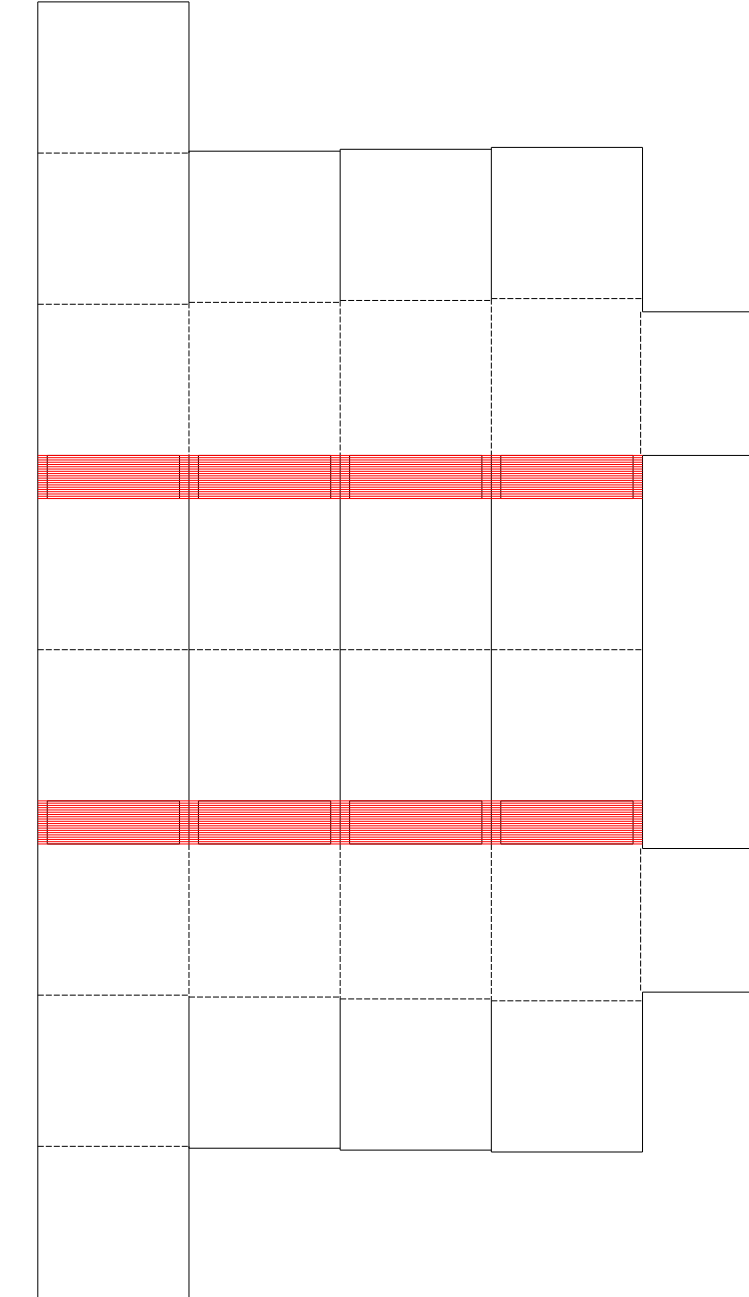

Source code (Python):
import svgwrite
from svgwrite import cm, mm

side = 40
num_sides = 4
num_panels = 6
thickness=0.5
length = side*num_panels + (4*thickness)
num_cuts = 10
cut_width = 0.6
cut_ratio = 1/10

dwg = svgwrite.Drawing(filename='basic_box.svg', debug=True)
cuts = dwg.g(id='cuts', stroke='black')
scores = dwg.g(id='scores', stroke='red')
dwg.add(cuts)
dwg.add(scores)

def basic_box():
	start_x = 0
	end_x = 0
	top_cut = 0
	bottom_cut = 0
	reference_height = 2*side
	for i in range(num_sides):
		end_x = start_x + side
		(top_cut,bottom_cut) = addSide(dwg,start_x,end_x,i,reference_height)
		start_x = start_x + side
	lastSide(dwg,start_x,top_cut,bottom_cut,reference_height)
	dwg.save()


def addSide(dwg,start_x,end_x,count,reference_height):
	"""I add horizontal cuts for each side to each panel
	"""
	#Leave for thickness
	#All sides meet at the hinges, so we take the top hinge as the reference
	top_hinges = []
	top_hinges_bottom = 0
	top_hinges_top = reference_height
	for i in range(num_cuts):
		top_hinges_bottom = reference_height + (i*cut_width)
		top_hinges.append(top_hinges_bottom)
	top_fold = top_hinges_top - side + (thickness*count)
	top_cut = top_fold - side
	mid_hinge = top_hinges_bottom + side
	bottom_hinges = []
	bottom_hinge_top = mid_hinge + side
	for i in range(num_cuts):
		bottom_hinge_bottom = bottom_hinge_top + (i*cut_width)
		bottom_hinges.append(bottom_hinge_bottom)
	bottom_fold = bottom_hinge_bottom + side + (count) * thickness
	bottom_cut = bottom_fold + side

	cuts_arr = [top_cut,bottom_cut]
	scores_arr = [top_fold,mid_hinge,bottom_fold]+top_hinges+bottom_hinges
	for y in cuts_arr:
		cuts.add(dwg.line(start=(start_x*mm,y*mm), end=(end_x*mm,y*mm)))
	for y in scores_arr:
		scores.add(dwg.line(start=(start_x*mm,y*mm), end=(end_x*mm,y*mm)))

	#If this is the first side, then cut otherwise score
	if count == 0:
		cuts.add(dwg.line(start=(start_x*mm,top_cut*mm), end=(start_x*mm,bottom_cut*mm)))
	else:
		scores.add(dwg.line(start=(start_x*mm,top_fold*mm), end=(start_x*mm,top_hinges_top*mm)))
		cuts.add(dwg.line(start=(start_x*mm,top_hinges_top*mm), end=(start_x*mm,bottom_hinge_bottom*mm)))
		scores.add(dwg.line(start=(start_x*mm,bottom_hinge_bottom*mm), end=(start_x*mm,bottom_fold*mm)))
		cuts.add(dwg.line(start=(start_x*mm,top_cut*mm), end=(start_x*mm,top_fold*mm)))
		cuts.add(dwg.line(start=(start_x*mm,bottom_fold*mm), end=(start_x*mm,bottom_cut*mm)))
	return (top_cut,bottom_cut)


def lastSide(dwg,start_x,top_cut,bottom_cut,reference_height):
	#Add tabs
	tab_length = side - (thickness*num_sides)
	end_x = start_x + tab_length

	top_hinge = reference_height
	top_tab_bottom = top_hinge
	top_tab_top = top_tab_bottom - tab_length
	bottom_tab_top = top_hinge + side + side + (num_cuts*cut_width*2)
	bottom_tab_bottom = bottom_tab_top + tab_length

	arr = [top_tab_top,top_tab_bottom,bottom_tab_top,bottom_tab_bottom]
	for y in arr:
		cuts.add(dwg.line(start=(start_x*mm,y*mm), end=((end_x*mm,y*mm))))

	cuts.add(dwg.line(start=(end_x*mm,top_tab_top*mm), end=((end_x*mm,top_tab_bottom*mm))))
	cuts.add(dwg.line(start=(end_x*mm,bottom_tab_top*mm), end=((end_x*mm,bottom_tab_bottom*mm))))
	scores.add(dwg.line(start=(start_x*mm,top_tab_top*mm), end=((start_x*mm,top_tab_bottom*mm))))
	scores.add(dwg.line(start=(start_x*mm,bottom_tab_top*mm), end=((start_x*mm,bottom_tab_bottom*mm))))

	cuts.add(dwg.line(start=(start_x*mm,top_cut*mm), end=((start_x*mm,top_tab_top*mm))))
	cuts.add(dwg.line(start=(start_x*mm,bottom_cut*mm), end=((start_x*mm,bottom_tab_bottom*mm))))
	cuts.add(dwg.line(start=(start_x*mm,top_tab_bottom*mm), end=((start_x*mm,bottom_tab_top*mm))))


def addLineCut(dwg,a,b):
	pass

def addLineScore(dwg,a,b):
	pass

if __name__ == '__main__':
	basic_box()
